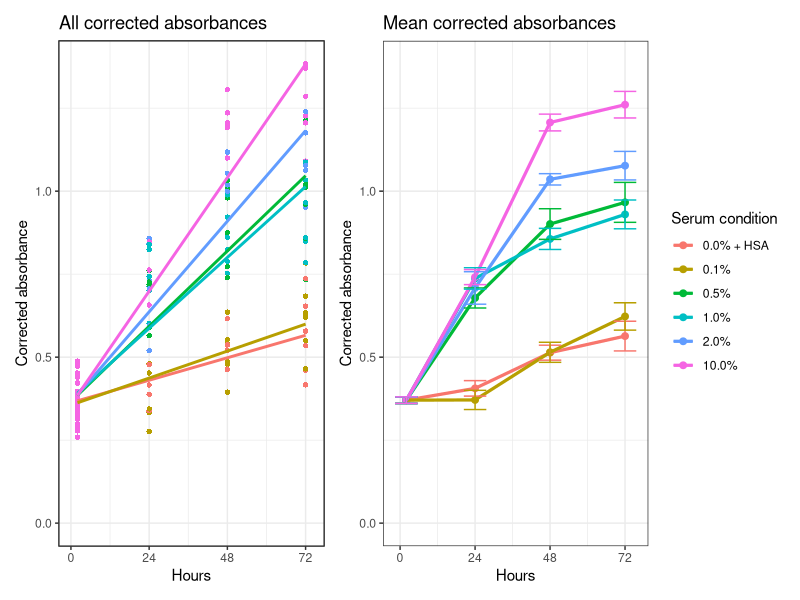
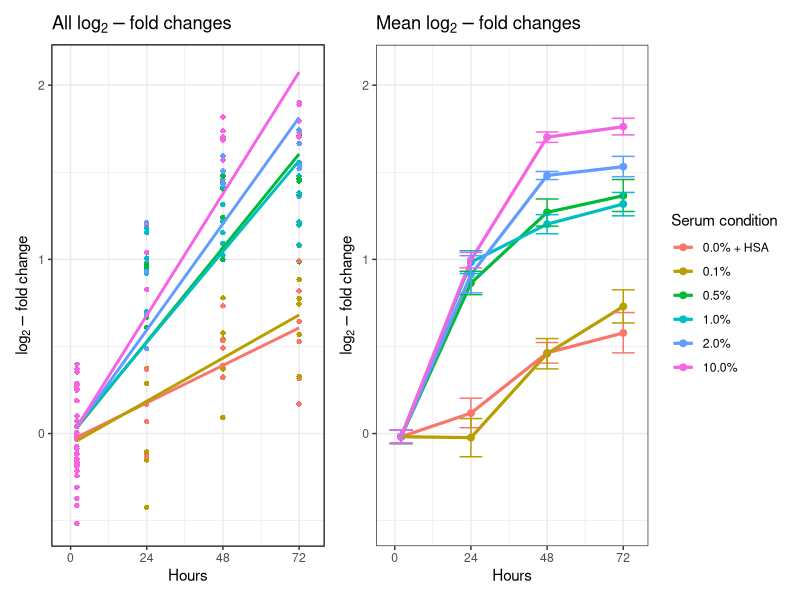
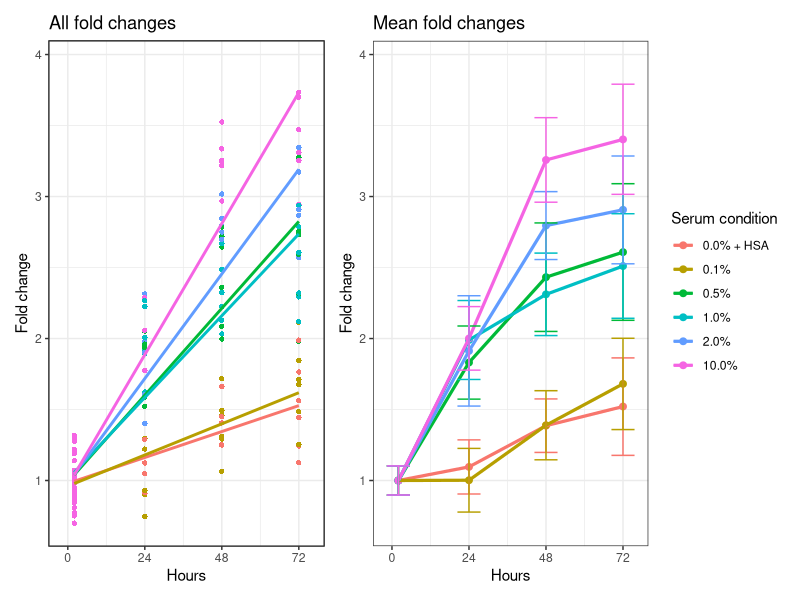
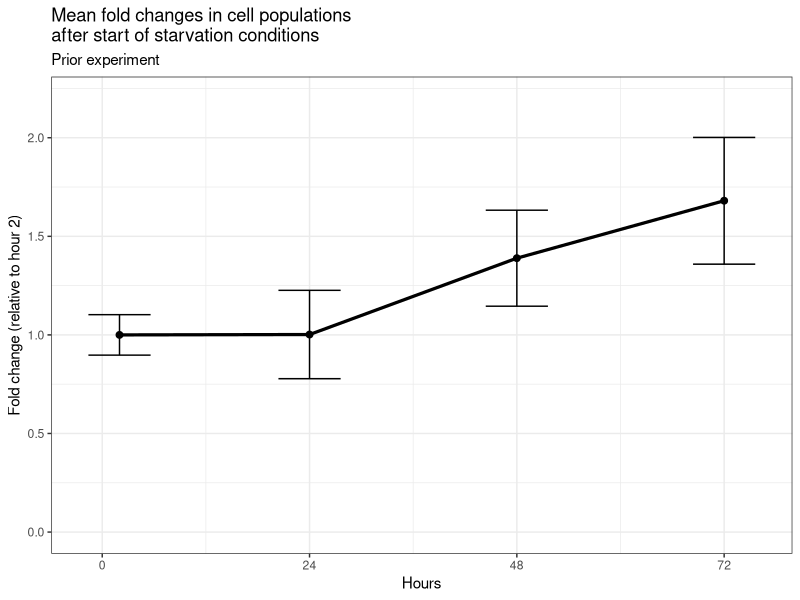
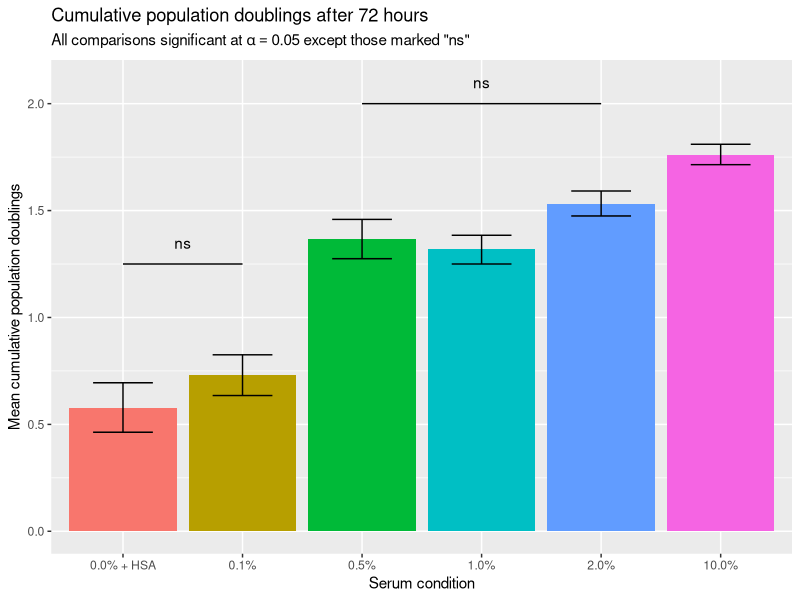

Write the R code that produced these figures, in order.
# Setup ####

library(tidyverse)
library(patchwork)

overwrite <- T
plotWindow <- F


# Data Wrangling ####

absorb <- read_csv('all.csv') |> 
  select(!BLK) |> 
  pivot_longer(!Hours,names_to = 'Serum condition',values_to = 'Abs') |> 
  mutate('Serum condition'=paste0(sprintf("%.1f", round(as.numeric(`Serum condition`)*100,1)),'%'))|>
  mutate('Serum condition'=str_replace_all(`Serum condition`,'^0.0%','0.0% + HSA')) |> 
  mutate('Serum condition'=factor(`Serum condition`,levels=c('0.0% + HSA', '0.1%', '0.5%', '1.0%', '2.0%', '10.0%'))) |> 
  filter(Abs!=min(Abs)) # manually removing 1 outlier

conds <-unique(absorb$`Serum condition`)
hrs <- absorb |> 
  filter(Hours!=2) |> 
  select(Hours) |> 
  pull() |> 
  unique()


# Absorbance plots ####

abs2 <- list()
for(c in 1:length(conds)){
  abs2[[c]] <- absorb |> 
    filter(Hours==2) |> 
    mutate('Serum condition'=conds[c])
}
abs2 <- bind_rows(abs2)

absorbPlotting <- absorb |> 
  filter(Hours!=2) |> 
  bind_rows(abs2) |> 
  rowwise() |> 
  mutate(plot=any(Hours!=2,`Serum condition`=='10.0%'))

## All absorbances ####

absPlot <- absorbPlotting |> 
  ggplot(aes(x=Hours,y=`Abs`,color=`Serum condition`))+
  # facet_wrap(~`Serum condition`)+
  geom_point(aes(shape=plot))+
  scale_x_continuous(breaks=c(0,hrs),limits=c(0,max(hrs)+2))+
  scale_y_continuous(limits=c(0,max(absorbPlotting$Abs)))+
  geom_smooth(method='lm',formula=y~x,se=F)+
  scale_shape_manual(values=c(NA,16),guide='none')+
  labs(y='Corrected absorbance',title='All corrected absorbances')+
  theme_bw()
if(overwrite) {
  absPlot <- absPlot+scale_color_discrete(guide='none')
}

if(plotWindow) absPlot


## Mean absorbances ####

meanFunk <- function(x,i){mean(x[i])} # for boot
se <- function(data,times=2000){
  b <- boot::boot(data,meanFunk,times)
  return(sd(b$t))
}

seFC <- function(dataA,dataA0,times=100000){
  est <- rep(NA,times)
  for(b in 1:times){
    A <- sample(dataA,replace=T)
    A0 <- sample(dataA0,replace=T)
    est[b] <- mean(A)/mean(A0)
  }
  return(sd(est))
}

means <- absorbPlotting |> 
  group_by(Hours,`Serum condition`) |> 
  summarise('Mean Abs'=mean(Abs),'Mean Abs SE'=se(Abs)) |> 
  rowwise() |> 
  mutate(plot=any(Hours!=2,`Serum condition`=='10.0%'))

absMeansPlot <- means |>
  ggplot(aes(x=Hours,y=`Mean Abs`,color=`Serum condition`))+
  geom_point(size=2)+
  geom_path(linewidth=1.1)+
  geom_errorbar(aes(ymin=`Mean Abs`-`Mean Abs SE`, ymax=`Mean Abs`+`Mean Abs SE`),width=max(hrs)/10)+
  labs(y='Corrected absorbance',title='Mean corrected absorbances')+
  scale_x_continuous(breaks=c(0,hrs))+
  scale_y_continuous(limits=c(0,max(absorbPlotting$Abs)))+
  theme_bw()

if(plotWindow) absMeansPlot

# Fold changes plots ####

init <- absorb |> 
  filter(Hours==2) |> 
  select(Abs) |> 
  pull()

folds <- absorb |> 
  filter(Hours!=2) |> 
  mutate('Fold change'=Abs/mean(init))

folds2 <- list()
for(c in 1:length(conds)){
  folds2[[c]] <- absorb |> 
    filter(Hours==2) |> 
    mutate('Fold change'=Abs/mean(init)) |> 
    mutate('Serum condition'=conds[c])
}
folds2 <- bind_rows(folds2)

foldsPlotting <- folds |> 
  bind_rows(folds2) |> 
  rowwise() |> 
  mutate(plot=any(Hours!=2,`Serum condition`=='10.0%'))


## All log fold changes ####

logFoldsPlotting <- folds |> 
  bind_rows(folds2) |> 
  mutate('Log fold change'=log2(`Fold change`)) |> 
  select(!`Fold change`) |> 
  rowwise() |> 
  mutate(plot=any(Hours!=2,`Serum condition`=='10.0%'))

logFoldsPlot <- logFoldsPlotting |> 
  ggplot(aes(x=Hours,y=`Log fold change`,color=`Serum condition`))+
  # facet_wrap(~`Serum condition`)+
  geom_point(aes(shape=plot))+
  scale_x_continuous(breaks=c(0,hrs),limits=c(-2,max(hrs)+4))+
  scale_y_continuous(limits=c(min(logFoldsPlotting$`Log fold change`),
                              max(logFoldsPlotting$`Log fold change`)+0.2))+
  geom_smooth(method='lm',formula=y~x,se=F)+
  scale_shape_manual(values=c(NA,16),guide='none')+
  labs(y=bquote(log[2]-'fold change'),title=bquote('All'~log[2]-'fold changes'))+
  theme_bw()
if(overwrite){
  logFoldsPlot <- logFoldsPlot+scale_color_discrete(guide='none')
}

if(plotWindow) logFoldsPlot


## Mean log fold changes ####

meanLogFolds <- logFoldsPlotting |> 
  group_by(Hours,`Serum condition`) |> 
  summarise('Mean log fold change'=mean(`Log fold change`),
            'CI min'=`Mean log fold change` - se(`Log fold change`),
            'CI max'=`Mean log fold change` + se(`Log fold change`)) |> 
  rowwise() |> 
  mutate(plot=any(Hours!=2,`Serum condition`=='10.0%'))

logFoldMeansPlot <- meanLogFolds |> 
  ggplot(aes(x=Hours,y=`Mean log fold change`,color=`Serum condition`))+
  geom_point(size=2)+
  geom_path(linewidth=1.1)+
  geom_errorbar(aes(ymin=`CI min`, ymax=`CI max`),width=max(hrs)/10)+
  scale_x_continuous(breaks=c(0,hrs),limits=c(-2,max(hrs)+4))+
  scale_y_continuous(limits=c(min(logFoldsPlotting$`Log fold change`),
                              max(logFoldsPlotting$`Log fold change`)+0.2))+
  labs(y=bquote(log[2]-'fold change'),title=bquote('Mean'~log[2]-'fold changes'))+
  theme_bw()

if(plotWindow) logFoldMeansPlot


## All fold changes ####

foldsPlot <- foldsPlotting |> 
  ggplot(aes(x=Hours,y=`Fold change`,color=`Serum condition`))+
  # facet_wrap(~`Serum condition`)+
  geom_point(aes(shape=plot))+
  scale_x_continuous(breaks=c(0,hrs),limits=c(-2,max(hrs)+4))+
  scale_y_continuous(limits=c(min(foldsPlotting$`Fold change`),
                              max(foldsPlotting$`Fold change`)+0.2))+
  geom_smooth(method='lm',formula=y~x,se=F)+
  scale_shape_manual(values=c(NA,16),guide='none')+
  labs(y='Fold change',title='All fold changes')+
  theme_bw()
if(overwrite){
  foldsPlot <- foldsPlot+scale_color_discrete(guide='none')
}

if(plotWindow) foldsPlot


## Mean fold changes ####

meanFolds <- foldsPlotting |> 
  group_by(Hours,`Serum condition`) |> 
  summarise('Mean fold change'=mean(`Fold change`),
            'CI min'=`Mean fold change` - seFC(`Fold change`,init),
            'CI max'=`Mean fold change` + seFC(`Fold change`,init)) |> 
  rowwise() |> 
  mutate(plot=any(Hours!=2,`Serum condition`=='10.0%'))

foldMeansPlot <- meanFolds |> 
  ggplot(aes(x=Hours,y=`Mean fold change`,color=`Serum condition`))+
  geom_point(size=2)+
  geom_path(linewidth=1.1)+
  geom_errorbar(aes(ymin=`CI min`, ymax=`CI max`),width=max(hrs)/10)+
  scale_x_continuous(breaks=c(0,hrs),limits=c(-2,max(hrs)+4))+
  scale_y_continuous(limits=c(min(foldsPlotting$`Fold change`),
                              max(foldsPlotting$`Fold change`)+0.2))+
  labs(y='Fold change',title='Mean fold changes')+
  theme_bw()

if(plotWindow) foldMeansPlot

foldMeansPlot0.1 <- meanFolds |> 
  filter(`Serum condition`=='0.1%') |> 
  ggplot(aes(x=Hours,y=`Mean fold change`))+
  geom_point(size=2)+
  geom_path(linewidth=1.1)+
  geom_errorbar(aes(ymin=`CI min`, ymax=`CI max`),width=max(hrs)/10)+
  scale_x_continuous(breaks=c(0,hrs),limits=c(-2,max(hrs)+4))+
  scale_y_continuous(limits=c(0,2.2))+
  labs(y='Fold change (relative to hour 2)',title='Mean fold changes in cell populations\nafter start of starvation conditions',subtitle='Prior experiment')+
  theme_bw()

if(plotWindow) foldMeansPlot0.1


# Cumulative population doublings ####

cPDs <- list()
ind <- 1
for(c1 in 1:length(conds)){
  x <- logFoldsPlotting |> 
    filter(Hours==max(hrs),`Serum condition`==conds[c1]) |> 
    ungroup() |> 
    select(`Log fold change`) |> 
    pull()
  xbar <- meanLogFolds |> 
    filter(Hours==max(hrs),`Serum condition`==conds[c1]) |> 
    ungroup() |> 
    select(!c(Hours,`Serum condition`,plot))
  
  for(c2 in 1:length(conds)){
    if(c2==c1) test <- NA
    else{
      y <- logFoldsPlotting |> 
        filter(Hours==max(hrs),`Serum condition`==conds[c2]) |> 
        ungroup() |> 
        select(`Log fold change`) |> 
        pull()
      
      test <- wilcox.test(x,y)$p.value
    }
    
    cPDs[[ind]] <- tibble('Serum condition'=conds[c1],
                           'MLFC'=xbar$`Mean log fold change`,
                           'CI min'=xbar$`CI min`,
                           'CI max'=xbar$`CI max`,
                           'CI alpha'=xbar$`CI alpha`,
                           'Serum condition 2'=conds[c2],
                           'p-value'=test)
    ind <- ind+1
  }
}

cPDs <- bind_rows(cPDs) |> 
  nest('Significance tests'=c(`Serum condition 2`,`p-value`))

## Plotting ####

coords <- list(tibble(x=c(3,5),
                      y=c(2,2)),
               tibble(x=c(1,2),
                      y=c(1.25,1.25)))
labels <- tibble(x=c(4,1.5),
                 y=c(2.1,1.35),
                 lab=c('ns','ns'))

doublingsPlot <- cPDs |> 
  ggplot(aes(x=`Serum condition`,fill=`Serum condition`))+
  geom_col(aes(y=MLFC))+
  geom_errorbar(aes(ymin=`CI min`, ymax=`CI max`),width=0.5)+
  geom_line(data=coords[[1]],aes(x,y),inherit.aes=F)+
  geom_line(data=coords[[2]],aes(x,y),inherit.aes=F)+
  geom_text(data=labels,aes(x,y,label = lab),inherit.aes=F)+
  scale_fill_discrete(guide='none')+
  labs(y='Mean cumulative population doublings',title='Cumulative population doublings after 72 hours',
       subtitle=bquote('All comparisons significant at'~alpha==0.05~'except those marked \"ns\"'))

if(plotWindow) doublingsPlot


# Writing plots to file ####

if(overwrite){
  meanLogFolds |> 
    select(!plot) |> 
    write_csv('logFolds.csv')
  
  absPlots <- absPlot + absMeansPlot
  logFoldsPlots <- logFoldsPlot + logFoldMeansPlot
  foldsPlots <- foldsPlot + foldMeansPlot
  
  figs <- c('absPlots',
            'logFoldsPlots',
            'foldsPlots',
            'foldMeansPlot0.1',
            'doublingsPlot')
  
  fignames <- c('Absorbances',
                'Log2-fold changes',
                'Fold changes',
                'Fold changes 0.1pct',
                'Cumulative population doublings')
  
  folderpath <- paste(getwd(),'/figures/', sep='')
  dir.create(folderpath)
  
  widths <- c(rep(3000,3),900,1400)
  heights <- c(rep(1120,3),1000,1120)
  
  for (i in 1:length(figs)) {
    fig <- figs[i]
    png(filename=paste(folderpath, fignames[i], '.png', sep=''), width=widths[i], height=heights[i], res=250)
    print(get(fig))
    dev.off()
  }
}

# Badger ####

#                ___,,___                       
#           _,-='=- =-  -`"--.__,,.._           
#        ,-;// /  - -       -   -= - "=.        
#      ,'///    -     -   -   =  - ==-=\`.      
#     |/// /  =    `. - =   == - =.=_,,._ `=/|  
#    ///    -   -    \  - - = ,ndDMHHMM/\b  \\  
#  ,' - / /        / /\ =  - /MM(,,._`YQMML  `| 
# <_,=^Kkm / / / / ///H|wnWWdMKKK#""-;. `"0\  | 
#        `""QkmmmmmnWMMM\""WHMKKMM\   `--. \> \ 
#              `""'  `->>>    ``WHMb,.    `-_<@)
#                                `"QMM`.        
#                                   `>>>